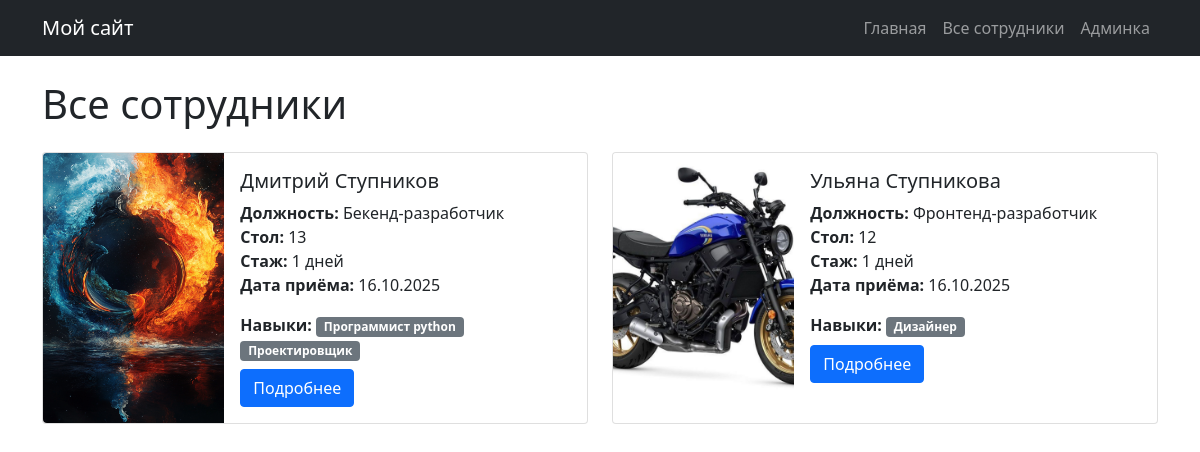
/employees/, run on the app's committed database.
### employee/models.py (models this page shows, shortened)
class Employee(models.Model):
    POSITION_CHOICES = [
        ('backend', 'Бекенд-разработчик'),
        ('frontend', 'Фронтенд-разработчик'),
        ('tester', 'Тестировщик'),
        ('manager', 'Менеджер'),
        ('designer', 'Дизайнер'),
    ]
    GENDER_CHOICES = [  # ДОБАВЛЕНО
        ('male', 'Мужской'),
        ('female', 'Женский'),
    ]
    first_name = models.CharField(max_length=100, verbose_name='Имя', default="Unknown")
    last_name = models.CharField(max_length=100, verbose_name='Фамилия', default="Employee")
    position = models.CharField(max_length=20, choices=POSITION_CHOICES, verbose_name='Должность', default='backend')
    desk_number = models.IntegerField(verbose_name='Номер стола', default=1)
    hire_date = models.DateField(default=timezone.now, verbose_name='Дата приёма на работу')
    gender = models.CharField(max_length=10, choices=GENDER_CHOICES, verbose_name='Пол', default='male')
    skills = models.ManyToManyField('Skill', through='EmployeeSkill', verbose_name='Навыки')
    def get_work_experience_days(self):
        return (timezone.now().date() - self.hire_date).days
    def get_main_photo(self):
        return self.images.first()

class EmployeeImage(models.Model):
    employee = models.ForeignKey(Employee, on_delete=models.CASCADE, related_name='images')
    image = models.ImageField(upload_to='employees/', verbose_name='Изображение')
    uploaded_at = models.DateTimeField(auto_now_add=True)
    class Meta:
        ordering = ['uploaded_at']

class Skill(models.Model):
    name = models.CharField(max_length=100, verbose_name='Название навыка')

### employee/views.py (the view)
# urls.py: path('employees/', views.employee_list, name='employee_list'),
def employee_list(request):
    employees_list = Employee.objects.all().prefetch_related('images', 'skills').order_by('-hire_date')
    paginator = Paginator(employees_list, 10)
    page_number = request.GET.get('page')
    page_obj = paginator.get_page(page_number)
    context = {
        'page_obj': page_obj,
    }
    return render(request, 'employees/employee_list.html', context)

### templates/employees/employee_list.html (shortened to what this page needs)
{% extends 'includes/header.html' %}
{% block content %}
<div class="container mt-4">
    <h1 class="mb-4">Все сотрудники</h1>
    <div class="row">
        {% for employee in page_obj %}
        <div class="col-md-6 mb-4">
            <div class="card employee-card">
                <div class="row g-0">
                    <div class="col-md-4">
                        {% with main_photo=employee.get_main_photo %}
                            {% if main_photo and main_photo.image %}
                            <img src="{{ main_photo.image.url }}"
                                 class="img-fluid rounded-start h-100 w-100"
                                 style="object-fit: cover;"
                                 alt="{{ employee.first_name }} {{ employee.last_name }}">
                            {% else %}
                            <div class="no-image h-100 d-flex align-items-center justify-content-center">
                                <span class="text-muted">Нет фото</span>
                            </div>
                            {% endif %}
                        {% endwith %}
                    </div>
                    <div class="col-md-8">
                        <div class="card-body">
                            <h5 class="card-title">{{ employee.first_name }} {{ employee.last_name }}</h5>
                            <p class="card-text">
                                <strong>Должность:</strong> {{ employee.get_position_display }}<br>
                                <strong>Стол:</strong> {{ employee.desk_number }}<br>
                                <strong>Стаж:</strong> {{ employee.get_work_experience_days }} дней<br>
                                <strong>Дата приёма:</strong> {{ employee.hire_date|date:"d.m.Y" }}
                            </p>
                            {% if employee.skills.all %}
                            <div class="mb-2">
                                <strong>Навыки:</strong>
                                {% for skill in employee.skills.all %}
                                    <span class="badge bg-secondary">{{ skill.name }}</span>
                                {% endfor %}
                            </div>
                            {% endif %}
                            <a href="/employees/{{ employee.pk }}/" class="btn btn-primary">Подробнее</a>
                        </div>
                    </div>
                </div>
            </div>
        </div>
        {% empty %}
        <div class="col-12">
            <div class="alert alert-info">Сотрудники не найдены</div>
        </div>
        {% endfor %}
    </div>
</div>
{% endblock %}

### templates/includes/header.html (style rules this page uses)
.employee-card { transition: transform 0.2s; height: 100%; }

### data on the page
Employee: get_main_photo.image (picture), first_name "Дмитрий", last_name "Ступников", position "Бекенд-разработчик", desk_number "13", get_work_experience_days "1", hire_date "16.10.2025"
Skill: name "Программист python"
Skill: name "Проектировщик"
Employee: get_main_photo.image (picture), first_name "Ульяна", last_name "Ступникова", position "Фронтенд-разработчик", desk_number "12", get_work_experience_days "1", hire_date "16.10.2025"
Skill: name "Дизайнер"
